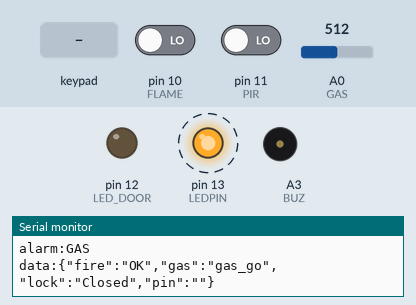
Simulated run of this program. Board: Arduino Uno, built with avr-gcc and run on an emulated ATmega328P. Shown: output pins drawn as LEDs (lit = HIGH), buzzer (waves = sounding), the last lines printed to the serial monitor. Dashed ring = blinking. Inputs (shaded band) come from the test bench; at power-on: pin 11 (PIR) LOW, A0 (GAS) = 512, pin 10 (FLAME) LOW.

Above: at 1.2 s.
1.3 s: pin 11 (PIR) driven HIGH
At 1.4 s:
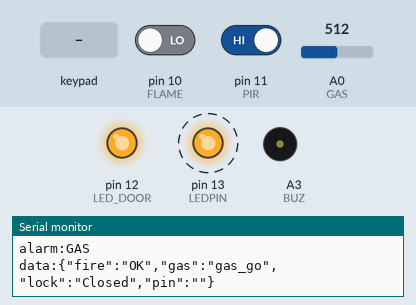
4.3 s: pin 11 (PIR) driven LOW
At 5.2 s:
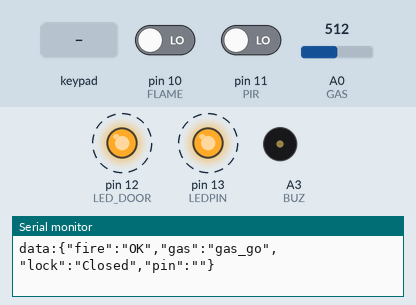
7.3 s: A0 (GAS) set to 316
10.3 s: A0 (GAS) set to 292
At 11.3 s:
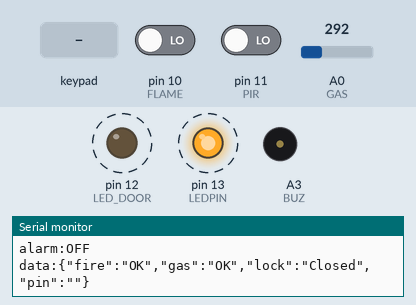
13.3 s: pin 10 (FLAME) driven HIGH
At 15.3 s:
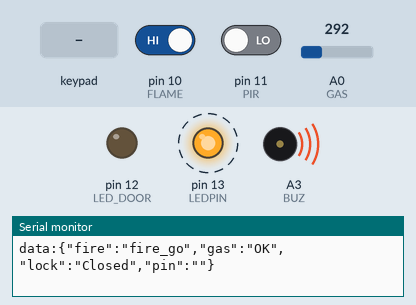
16.3 s: key '*' pressed
Timing chart, 0 to 20.3 s (numbered marks = the images above; inputs shaded):
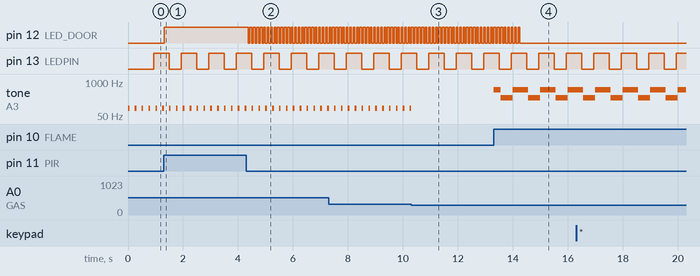

Measured:
- the behaviour switches between 300 and 299 on A0 (GAS) (found by bisection; images 2 and 3)
- after the input at 1.3 s, pin 12 (LED_DOOR): LOW → HIGH at once
- after the input at 4.3 s, pin 12 (LED_DOOR): alternates HIGH for 0.06 s and LOW for 0.06 s, starting after 0.08 s
- after the input at 10.3 s, tone on A3 (BUZ): goes on until 10.3 s, then stays silent
- after the input at 13.3 s, tone on A3 (BUZ): silent → 500 Hz at once, then repeats every 1.0 s: 250 Hz 0.44 s, 500 Hz 0.56 s
- by itself, pin 13 (LEDPIN): alternates HIGH for 0.56 s and LOW for 0.44 s
- by itself, tone on A3 (BUZ): alternates 100 Hz for 0.06 s and silent for 0.19 s

The program:

main.cpp
```cpp
/*
  Author: O. Baida

  Programmcode für ESP8266
  Auskommentierte Serial.print() für Debug nutzen
  Nicht an ESP8266 printen!
*/
// Include-Dateien
#include "pinout.h"
#include <stdio.h>
#include <Keypad.h>
#include <EEPROM.h>
#include <ArduinoJson.h>

// MQTT-Topics
#define TOPIC_ALARM "alarm"
#define TOPIC_PIN "pin"
#define TOPIC_STATUS "status"

// MQTT-Nachrichten
#define PIN_WRONG "pin_wrong"
#define PIN_CORRECT "pin_correct"
#define PIN_CHANGE_START "pin_change_start"
#define PIN_CHANGE_STOP "pin_change_stop"
#define PIN_CHANGE_SUC "pin_change_suc"
#define FIRE_START "fire_start"
#define FIRE_GO "fire_go"
#define FIRE_STOP "fire_stop"
#define GAS_START "gas_start"
#define GAS_GO "gas_go"
#define GAS_STOP "gas_stop"
#define PIR_MOVE "pir_move"

// Globale Variablen
volatile unsigned long int event = 0;
static const uint16_t gasSens = 300; // Wert ab dem Gas erkannt wird
static const uint16_t pirSens = 500; // Wert ad dem Bewegung erkannt wird
static bool changePas = false;
// Zustandsvariablen
static uint16_t motionDelay = 0;    // in Sekunden
static uint16_t pirDelay = 10;      // Verzögerung von Bewegungsmelder in Sekunden
static uint8_t pirStateNow = LOW;   // PIR Zustand aktualisiert LOW default
static uint8_t pirStateSaved = LOW; // PIR Zustand gespeichert LOW default
static uint8_t flameRead;           // Flame Zustand jetzt
static uint8_t flameState = LOW;    // Flame Zustand gespeichert LOW default
static uint16_t gasRead;            // Gaswerte vom Analogeingang
static uint8_t gasState = LOW;
static bool lock = true;                // Zustands des Schlosses true zu, false auf.
static const uint8_t lockOpen = 2;      // Zeit in Sekunden wie lange das Schloss geoeffnet wird
static uint8_t lockOpenTimeCounter = 0; // Zählt wie lange der Schloss auf ist in Takte (1/16 Sekunde)
static bool alarm_free = false;
// Keypad
static String pin_status = "";
static const int8_t pinInputDelay = 5;   // Zeit in Sekunden fuer die Eingabe naechstes Zeichens
static const int8_t pinChangeDelay = 10; // Zeit in Sekunden fuer das Wechseln der PIN
static int8_t pinInputTimeCounter = 0;
static int8_t pinChangeTimeCounter = 0;
static const int passLength = 4;
static bool passCorrect = false;
static bool checkOldPin = false;
static char password[passLength] = {1, 2, 3, 4};
static char passInput[passLength] = {0, 0, 0, 0};

static const uint8_t row_num = 4;
static const uint8_t col_num = 3;

char keys[row_num][col_num] = {
    {'1', '2', '3'},
    {'4', '5', '6'},
    {'7', '8', '9'},
    {'*', '0', '#'}};

// R1-R4 & C1-C3 sind digitale Eingänge am Arduino
byte pin_row[row_num] = {R1, R2, R3, R4};
byte pin_col[col_num] = {C1, C2, C3};

Keypad keypad = Keypad(makeKeymap(keys), pin_row, pin_col, row_num, col_num);

// Interrupt Service Routine
ISR(INT0_vect)
{
  // External Interrupt (INT0) Port PD2 (D2)
  event++;
}

void pinEingabe()
{
  // Eingabe eines Zeichens vom Keypad
  char key = keypad.getKey();
  if (key)
  {
    tone(BUZ, 100);
    pinInputTimeCounter = 1;
    switch (key)
    {
    case '#':
      passCorrect = true;                  // wird auf false gesetzt, wenn die eingegebene PIN falsch war
      for (int i = 0; i < passLength; i++) // pruefen, ob alle char in passInput mit password uebereinstimmen
      {
        if (password[i] != passInput[i])
          passCorrect = false;
      }
      if (passCorrect)
      {
        // PIN wechseln
        if (changePas && !checkOldPin)
        {
          checkOldPin = true;
          pinChangeTimeCounter = 1;
          // Serial.print("\nSie haben jetzt ");
          // Serial.print(pinChangeDelay);
          // Serial.print(" Sekunden um Ihre neue PIN einzugeben");
          // Serial.print("\nDie neue PIN muss genau ");
          // Serial.print(passLength);
          // Serial.print(" Zeichen lang sein \nBitte neue PIN eingeben und mit * bestaetigen: ");
          for (int i = 0; i < passLength; i++) // passInput leeren
            passInput[i] = -1;
        }
        // PIN-Aenderung unterbrochen
        else if (changePas && checkOldPin)
        {
          // send_mqtt_message(TOPIC_PIN, PIN_CHANGE_STOP);
          pin_status = PIN_CHANGE_STOP;
          // Serial.println("Aenderung der PIN unterbrochen");
          changePas = false;
          checkOldPin = false;
          for (int i = 0; i < passLength; i++) // passInput leeren
            passInput[i] = -1;
        }
        // PIN richtig, Schloss oeffnen
        else
        {
          // Serial.print("\nDas Schloss wird fuer ");
          // Serial.print(lockOpen);
          // Serial.print(" Sekunden geoeffnet \n");
          lock = false; // Schloss oeffnen
          // send_mqtt_message(TOPIC_PIN, PIN_CORRECT);
          pin_status = PIN_CORRECT;
        }
        for (int i = 0; i < passLength; i++) // passInput leeren
          passInput[i] = -1;
      }
      else if (changePas) // die neue PIN wurde mit # bestaetigt ==> ABBRUCH
      {
        // Serial.println("\nPIN-Aenderung unterbrochen \nDie neue PIN muss mit * bestaetigt werden!");
        pinChangeTimeCounter = 0;
        changePas = false;
        checkOldPin = false;
        for (int i = 0; i < passLength; i++)
          passInput[i] = -1; // passInput leeren
      }
      else
      {
        // Serial.println("Falsches PIN! Versuchen Sie es nochmal!");
        // send_mqtt_message(TOPIC_PIN, PIN_WRONG);
        pin_status = PIN_WRONG;
        changePas = false;
        pinChangeTimeCounter = 0;
        for (int i = 0; i < passLength; i++)
          passInput[i] = -1; // passInput leeren
      }
      break;
    case '*':
      // Pin wechseln
      pinChangeTimeCounter = 1;
      if (!changePas)
      {
        // Serial.print("\nGeben Sie die alte PIN ein und bestaetigen mit # ");
        // send_mqtt_message(TOPIC_PIN, PIN_CHANGE_START);
        pin_status = PIN_CHANGE_START;
        changePas = true;
      }
      else if (changePas && checkOldPin)
      {
        checkOldPin = false;
        bool inputFull = true;
        for (int i = 0; i < passLength; i++) // Pruefen ob die neue eingegebene PIN genau passLength Zeichen hat
        {
          if (passInput[i] == -1)
          {
            inputFull = false;
            // Serial.print("\nDie neue PIN passt nicht der Anforderungen! \n PIN-Aenderung abgebrochen");
            pinChangeTimeCounter = 0;
            for (int i = 0; i < passLength; i++)
              passInput[i] = -1;
            break;
          }
        }
        if (inputFull)
        {
          // Serial.print("\n Die Neue PIN ist:");
          for (int i = 0; i < passLength; i++)
          {
            // Serial.print(passInput[i]);
            EEPROM.put(i, passInput[i]);  // neue PIN in EEPROM speichern
            password[i] = EEPROM.read(i); // neue PIN aus EEPROM laden
            passInput[i] = -1;
          }
          // Serial.println("In EEPROM gespeichert ");
          // send_mqtt_message(TOPIC_PIN, PIN_CHANGE_SUC);
          pin_status = PIN_CHANGE_SUC;
        }
        pinChangeTimeCounter = 0;
        changePas = false;
        checkOldPin = false;
      }
      else
      {
        // Serial.println("\nPIN-Aenderung unterbrochen");
        // send_mqtt_message(TOPIC_PIN, PIN_CHANGE_STOP);
        pinChangeTimeCounter = 0;
        changePas = false;
        checkOldPin = false;
        for (int i = 0; i < passLength; i++)
        {
          passInput[i] = -1; // passInput leeren
        }
      }
      break;
    default:
      if (passInput[passLength - 1] != -1) // passInput wird geleert, wenn die letzte Zahl + 1 eingegeben wurde
        for (int i = 0; i < passLength; i++)
          passInput[i] = -1;
      for (int i = 0; i < passLength; i++)
        if (passInput[i] == -1) // neues Key auf freien Platz setzen
        {
          passInput[i] = key;
          break;
        }
      for (int i = 0; i < passLength; i++)
        // Serial.print(passInput[i]);
        break;
    }
    noTone(BUZ);
  }

  if (pinInputTimeCounter != 0)
  {
    pinInputTimeCounter++;
    if (pinInputTimeCounter > pinInputDelay * 16)
    {
      pinInputTimeCounter = 0;
      changePas = false;
      // Serial.print("\npinInput leer");
      for (int i = 0; i < passLength; i++)
        passInput[i] = -1;
    }
  }
  if (pinChangeTimeCounter != 0)
  {
    pinChangeTimeCounter++;
    if (pinChangeTimeCounter > pinChangeDelay * 16) // pinChangeDelay in Sekunden
    {
      pinChangeTimeCounter = 0;
      // Serial.print("PIN Wechsel ABBRUCH");
      changePas = false;
      for (int i = 0; i < passLength; i++)
        passInput[i] = -1;
    }
  }
}

// Magnetschloss
void magnetSchloss()
{
  if (!lock && lockOpenTimeCounter <= lockOpen * 16) // lockOpen in Sekunden
  {
    lockOpenTimeCounter++;
    digitalWrite(REL, HIGH);
  }
  else if (lockOpenTimeCounter > lockOpen * 16)
  {
    lockOpenTimeCounter = 0;
    lock = true;
    digitalWrite(REL, LOW);
  }
}

// Gasmelder
void gasMelder()
{
  gasRead = analogRead(GAS);
  if (gasRead >= gasSens && !gasState)
  {
    // Erste Erkennung des Gases
    gasState = HIGH;
    // Send alarm to ESP8266
    Serial.println("alarm:GAS");
    alarm_free = true;
    // Serial.println("Gas erkannt!");
  }
  else if (gasState && gasRead < gasSens)
  {
    Serial.println("alarm:OFF");
    gasState = LOW;
    // Serial.println("Gas ist weg");
  }
}

// Feuermelder
void feuerMelder()
{
  flameRead = digitalRead(FLAME); // Zustand pruefen
  if (flameRead && !flameState)   // Sensor gibt HIGH aus => Feuer erkannt
  {
    flameState = HIGH;
    // send Alarm to ESP
    Serial.println("alarm:FIRE");
    alarm_free = true;
    // Serial.println("Feuer erkannt!");
  }
  else if (flameState && !flameRead) // kein Feuer mehr erkannt
  {
    flameState = LOW;
    Serial.println("alarm:OFF");
    // Serial.println("Feuer geloescht!");
    noTone(BUZ);
  }
}

// Bewegungsmelder
void bewegungsMelder()
{
  pirStateSaved = pirStateNow;
  pirStateNow = digitalRead(PIR);
  if (!pirStateSaved && pirStateNow) // Erkennung einer Bewegung
  {
    // Serial.println("Bewegung erkannt!");
    // send_mqtt_message(TOPIC_ALARM, PIR_MOVE);
    digitalWrite(LED_DOOR, HIGH); // Diode einschalten
    motionDelay = 0;
  }
  else if (pirStateSaved && pirStateNow) // Bewegung geht weiter
  {
    motionDelay = 0;
  }
  else if (pirStateSaved && !pirStateNow) // Bewegung stoppt
  {
    // Serial.println("Bewegung stoppt => Verzoegerung");
    pirStateSaved = pirStateNow;
    motionDelay = 1; // start der Verzoegerung
  }
  // Verzoegerung
  if (motionDelay != 0)
  {
    if (motionDelay <= pirDelay * 16) // pirDelay ist in Sekunden eingegeben
    {
      motionDelay++;
      if (motionDelay % 2 == 0) // Diode blinkt
      {
        digitalWrite(LED_DOOR, HIGH);
      }
      else
      {
        digitalWrite(LED_DOOR, LOW);
      }
    }
    else
    {
      // Serial.println("Verzoegerung stoppt");
      digitalWrite(LED_DOOR, LOW);
      motionDelay = 0;
    }
  }
}

// Alarmton
void alarm(uint8_t count)
{
  if (alarm_free == true)
  {
    if (flameState) // Feuer
    {
      if (count <= 8)
        tone(BUZ, 500);
      else
        tone(BUZ, 250);
    }

    else if (gasState) // Gas
    {
      if (count % 4 == 0 && alarm_free)
        tone(BUZ, 100);
      else
        noTone(BUZ);
    }
    else
    {
      noTone(BUZ);
    }
  }
  else
  {
    noTone(BUZ);
  }
}

void readSerialData()
{
  if (Serial.available() > 0)
  {
    String readString = Serial.readStringUntil("\n");
    Serial.println("RECEIVIED SERIAL: ");
    Serial.println(readString);
    readString.trim();
    // Alarm ausschalten
    if (readString == "alarm_off")
    {
      alarm_free = false;
      noTone(BUZ);
    }
    // Handshake
    else if (readString == "handshake")
    {
      JsonDocument data;

      const char *data_fields[] = {"fire", "gas", "lock", "pin", "alarm"};
      const char *commands[] = {"alarm_off"};

      JsonArray json_data_fields = data.createNestedArray("data_fields");
      JsonArray json_commands = data.createNestedArray("commands");

      for (const char *df : data_fields)
      {
        json_data_fields.add(df);
      }

      for (const char *a : commands)
      {
        json_commands.add(a);
      }
      String message_text = "";
      serializeJson(data, message_text);
      String message = "handshake:" + message_text;
      Serial.println(message);
    }
    // Weitere Befehle mit else if einfügen
  }
}

void send_status_mqtt()
{
  JsonDocument json;
  if (flameState == 0)
    json["fire"] = "OK";
  else
    json["fire"] = FIRE_GO;

  if (gasState == 0)
    json["gas"] = "OK";
  else
    json["gas"] = GAS_GO;

  if (lock)
    json["lock"] = "Closed";
  else
    json["lock"] = "Opened";

  json["pin"] = pin_status;

  String message_text;
  serializeJson(json, message_text);
  String message = "data:" + message_text;
  Serial.println(message);
}

// Initialisierung
void setup()
{
  SYNCINIT; // Initialisierung der Interrupt-Synchronisation
  // Interrupt für steigende und fallende Flanke konfigurieren
  // ISC01  ISC00     -> 01
  //     0      0     -> low level
  //     0      1     -> logical change
  //     1      0     -> falling edge
  //     1      1     -> rising edge
  // EICRA |= (1 << ISC01);
  EICRA &= ~(1 << ISC01);
  EICRA |= (1 << ISC00);
  // EICRA &= ~(1 << ISC00);
  EIMSK |= (1 << INT0);  // External Interrupt 0 (INT0) aktivieren
  __asm("SEI");          // Interrupts freigeben
  pinMode(ECHO, INPUT);  // Echo-Signal / Externer Interrupt
  pinMode(TRIG, OUTPUT); // Trigger-Signal für Sensor
  digitalWrite(TRIG, LOW);
  Serial.begin(9600); // Serielle Schnittstelle initialisieren
  // Serial.println(VERSIONLANG);

  // MEINE UNTEN
  char readPass[passLength];
  // Serial.print("ReadPass: ");
  for (int i = 0; i < passLength; i++) // passwort aus EEPROM ablesen
  {
    if (EEPROM.read(i) == NULL) // kein sinvoller Passwort in EEPROM gespeichert
    {
      for (int i = 0; i < passLength; i++)
      {
        readPass[i] = -1;
      }
      break;
    }
    else
    {
      readPass[i] = EEPROM.read(i);
      // Serial.print(readPass[i]);
    }
  }

  // abgelesene PIN in password speichern
  // dabei pruefen, ob  es sinnvoller Wert hat
  for (int i = 0; i < passLength; i++)
  {
    if (readPass[i] != -1)
    {
      password[i] = readPass[i];
    }
    else
    {
      for (int i = 0; i < passLength; i++)
        password[i] = i + 1; // Default PIN ist 1234 fuer passLength 4
      break;
    }
  }
  // Serial.print("PIN: ");
  for (int i = 0; i < passLength; i++)
  {
    // Serial.print(password[i]);
  }
  pinMode(PIR, INPUT);
  pinMode(FLAME, INPUT);
  pinMode(GAS, INPUT);
  pinMode(BUZ, OUTPUT);
  pinMode(REL, OUTPUT);
  pinMode(LED_DOOR, OUTPUT);
}

// Hauptschleife
void loop()
{
  // Serial.print(PIR);
  static uint8_t count = 0;
  static uint64_t seconds = 0;
  // Dieser Teil der Hauptscheife läuft unsynchronisiert

  SYNCLOOP;
  // Interrupt-Synchronisation der Hauptschleife
  // Dieser Teil der Hauptschleife startet alle 62,5 ms

  readSerialData();
  pinEingabe();
  magnetSchloss();
  gasMelder();
  feuerMelder();
  bewegungsMelder();
  alarm(count);

  // Schleifenzähler erhöhen (zählt von 0 bis 15 und wird dann wieder auf 0 gesetzt)
  if (++count > SEC_COUNT)
  {
    count = 0;
    seconds++;
    send_status_mqtt();
  }
}
```

pinout.h
```cpp
#ifndef _gp2_1_BASIS_H_
#define _gp2_1_BASIS_H_

#include "Arduino.h"
#include "syncloop.h"

// Information zur Software
#define VERSIONLANG ("Projekt " __FILE__ " erstellt am " __DATE__ " um " __TIME__ " Uhr")

// Hauptschleifenzähler
#define MAX_COUNT 255 // MAX_COUNT = T*16-1 (hier mit T = 16 Sekunden)
#define SEC_COUNT 15  // SEC_COUNT = T*16-1 (hier mit T = 1 Sekunde)

// Eingänge
#define ECHO 2 // Echo-Anschluss des Sensors (externer Interrupt)

// Ausgänge
#define TRIG 4 // Trigger-Anschluss des Sensors

#define PIR 11 // Anschluss Bewegungssensor

#define FLAME 10 // Feuersensor

#define GAS A0 // Gassensor

#define BUZ A3 // Piezo

#define REL 2  // Relais

#define LED_DOOR 12 // Rote Diode

// Keypad
#define R1 9
#define R2 8
#define R3 7
#define R4 6
#define C1 5
#define C2 4
#define C3 3

#endif /* _gp2_1_BASIS_H_ */
```

syncloop.h
```cpp
#ifndef SYNCLOOP_H_
#define SYNCLOOP_H_

#include "Arduino.h"

// System-Konstanten
#define SYS_TCMP       15624   //  TCMP = T*F/P-1 = 62,5 ms mit F = 16 MHz und P = 64
#define SYS_SLOTS         16   //  16 Zeitschlitze im Sekundentakt verfügbar
#define SYS_IDLEMAX   0xFFFF   //  Zähler zur Überwachung der Systemlast

// Abgeleitete System-Konstanten
#define SYS_CLKSEM         8   //   Systemtakte pro halbe Sekunde (entspricht SYS_TASKSLOTS/2)
#define SYS_CLKSEC        16   //   Systemtakte pro Sekunde (entspricht SYS_TASKSLOTS)
#define SYS_CLKMIN       960   //   Systemtakte pro Minute (entspricht 60*SYS_CLKMIN)

// Signalisierung-LED (On-Board_LED Pin D13)
#define LEDPIN    13
// Direkter Registerzugriff auf Pin D13 (speziel für Uno / ATmega328P)
// Pin D13 <-> PB5 (On-Board LED) [Bit 5 in den Registern DDRB und PORTB]
#define iniLED PORTB&=0xDF;DDRB|=0x20;PORTB&=0xDF;
#define setLED PORTB|=0x20;
#define clrLED PORTB&=0xDF;

// Definitionen zur Schleifensynchronisation
#define SYNCINIT initTimer1();iniLED;
#define SYNCLOOP if ( syncloop() ) return;

// Prototypen
void initTimer1(void);
boolean syncloop(void);

#endif /* SYNCLOOP_H_ */
```

Source omitted: syncloop.cpp (1457 bytes)
